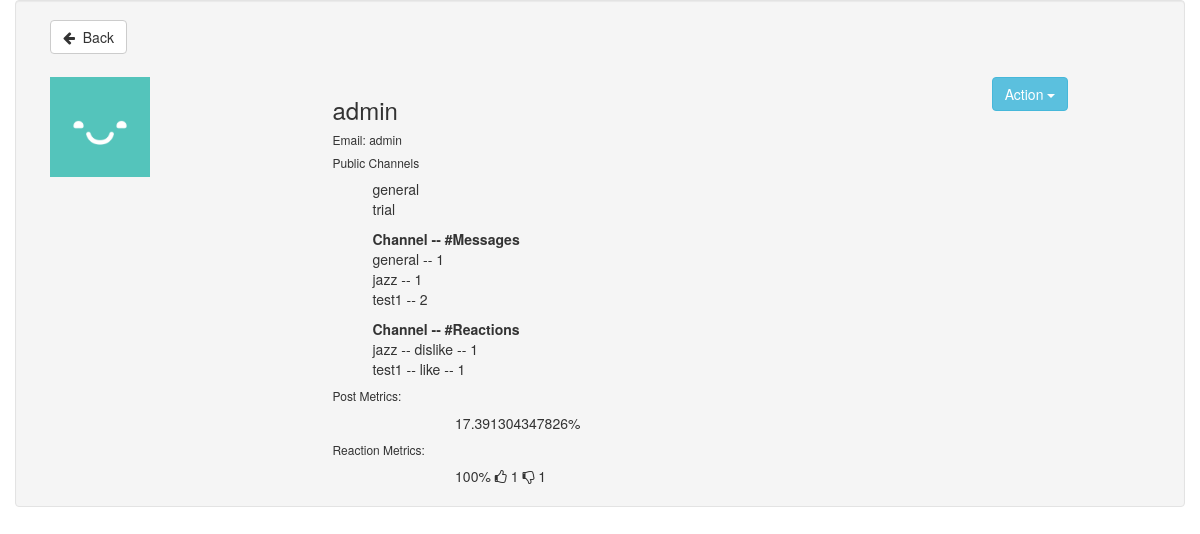
The page /views/profile.php?userid=admin (signed in) on the database its author committed.
### tables this page shows
CREATE TABLE `user_info` (
  `user_id` varchar(20) NOT NULL,
  `password` varchar(20) NOT NULL,
  `first_name` varchar(20) NOT NULL,
  `last_name` varchar(20) NOT NULL,
  `display_name` varchar(20) NOT NULL,
  `role` varchar(10) NOT NULL DEFAULT 'user',
  `what_i_do` varchar(128) DEFAULT NULL,
  `status` varchar(128) NOT NULL,
  `phone_number` varchar(20) NOT NULL,
  `email` varchar(300) NOT NULL,
  `time_zone` timestamp NOT NULL DEFAULT CURRENT_TIMESTAMP ON UPDATE CURRENT_TIMESTAMP,
  `skype` varchar(50) NOT NULL,
  `avatar` varchar(300) NOT NULL DEFAULT 'images/users/default-profile-pic.jpg'
);

### views/profile.php (the view, shortened to what the rows shown need)
<!DOCTYPE html>
<html lang="en">
<head>
</head>
</html>
<?php
require_once $_SESSION['basePath'].'controllers/home.php';
$homeControlVar = new HomeController();
$workspaceUrl = "musicf17.slack.com";
$user_profile = array();
$metrics = array();
$postRating = NULL;
$rxnRating = NULL;
$emoCount = array("likes"=>0,"dislikes"=>0);
if (isset($_GET['userid'])) {
    global $homeControlVar;
    global $workspaceUrl;
    global $user_profile;
    global $metrics;
    global $postRating;
    global $rxnRating;
    global $emoCount;
    $user_id = $_GET['userid'];
		$user_profile = $homeControlVar->getProfile($user_id, $workspaceUrl);
    $metrics = $homeControlVar->getUserMetrics($user_id, $workspaceUrl);
    $channelList = $homeControlVar->retChannelsOfUser($user_id, $workspaceUrl);
    $metricRxArray = array();
    if (isset($metrics['reaction']) && !empty($metrics['reaction']) && $metrics['reaction'] != NULL) {
      $metricRxArray = $metrics['reaction'];
    }
    $postRating = computePostRatings($metrics['post'], $metrics['relPost']);
    $rxnRating = computeRxnRatings($metricRxArray, $channelList);
    $emoCount = computeEmoRating($metricRxArray);
}
function computeEmoRating($rxnInfo) {
  $tlikes = 0;
  $tdislikes = 0;
  $total = array("likes"=>0,"dislikes"=>0);
  foreach ($rxnInfo as $valuePrime) {
    $tempKey = NULL;
    foreach ($valuePrime as $key=>$value) {
      if ($key != "channel_name") {
      if ($value == "like") {
        $tempKey = "like";
      } else if ($value == "dislike") {
        $tempKey = "dislike";
      }
      if ($tempKey == "dislike" && $key == "emo_count") {
        $tdislikes = $tdislikes + $value;
        $tempKey = NULL;
      } else if ($tempKey == "like" && $key == "emo_count") {
        $tlikes = $tlikes + $value;
        $tempKey = NULL;
      }
  }
  }
  }
  $total["likes"] = $tlikes;
  $total["dislikes"] = $tdislikes;
  return $total;
}
function computeRxnRatings($rxnInfo, $channelList) {
  global $homeControlVar;
  global $workspaceUrl;
  $rxnRelCount = 0;
  $rxnCount = 0;
  $rating = 0;
  foreach ($rxnInfo as $value) {
    $rxnCount = $rxnCount + $value['emo_count'];
  }
  foreach ($channelList as $channel) {
    $userRxnCountList = array();
    $userList = $homeControlVar->retUsersFromChannel($channel, $workspaceUrl);
    foreach ($userList as $user) {
       $temp = $homeControlVar->getChMetricsForUser($user, $channel, $workspaceUrl);
       array_push($userRxnCountList, $temp);
    }
      $rxnRelCount = $rxnRelCount + max($userRxnCountList);
    }
   if ($rxnCount != 0 && $rxnRelCount != 0) {
     $rating = ($rxnCount/$rxnRelCount)*100;
   }
  return $rating;
}
function computePostRatings($postInfo, $relPostInfo) {
  $postCount = 0;
  $postRelCount = 0;
  $rating = 0;
    foreach($postInfo as $value) {
      $postCount = $postCount + $value["msg_count"];
    }
    foreach($relPostInfo as $value) {
      $postRelCount = $postRelCount + $value["max_count"];
    }
    if ($postCount != 0 && $postRelCount != 0) {
      $rating = ($postCount/$postRelCount)*100;
    }
  return $rating;
}
?>
<!DOCTYPE html>
<html>
<head>
  <link rel="stylesheet" href="https://maxcdn.bootstrapcdn.com/bootstrap/3.3.7/css/bootstrap.min.css">
  <link rel="stylesheet" type="text/css" href="css/starRating.css">
  <link rel="stylesheet" href="https://cdnjs.cloudflare.com/ajax/libs/font-awesome/4.7.0/css/font-awesome.min.css">
</head>
  <body>
    <div class="container well">
	    <div class="row-fluid">
        <div class="col-xs-3" >
		      <img src="<?php echo $user_profile["profile"][0]["avatar"] ?>" style="height:100px;">
        </div>
        <div class="col-xs-7">
          <h3><?php echo $user_profile["profile"][0]["first_name"]."   ".$user_profile["profile"][0]["last_name"]; ?></h3>
          <h6>Email: <?php echo $user_profile["profile"][0]["user_id"]; ?></h6>
          <h6>Public Channels </h6>
          <ul style="list-style: none;">
            <?php
              foreach ($user_profile["membership"] as $value) {
                if($value["type"]== 'Public'){
                 echo "<li>". $value["channel_name"] ."</li>";
                }
              }
            ?>
          </ul>
          <ul style="list-style: none;">
            <?php
              $postMetrics = $metrics["post"];
              echo "<li><strong>"."Channel -- #Messages"."</strong></li>";
              foreach ($postMetrics as $value) {
                echo "<li>".$value["channel_name"]." -- ".$value["msg_count"]."</li>";
              }
            ?>
          </ul>
          <ul style="list-style: none;">
            <?php
                $rxnMetrics = $metrics["reaction"];
                echo "<li><strong>"."Channel -- #Reactions"."</strong></li>";
                foreach ($rxnMetrics as $value) {
                  echo "<li>".$value["channel_name"]." -- ". $value["emo_name"]. " -- ". $value["emo_count"]. "</li>";
                }
            ?>
          </ul>
            <?php
              echo "<h6>Post Metrics: </h6>";
              echo "<div class='star-ratings-sprite'>
                      <span style='width:".$postRating."%' class='star-ratings-sprite-rating'></span>
                    </div>
                    <span style='margin-left:2%;'>".$postRating."%</span>";
              echo "<h6>Reaction Metrics:</h6>";
              echo "<div class='star-ratings-sprite'>
                      <span style='width:".$rxnRating."%' class='star-ratings-sprite-rating'></span>
                    </div>
                    <span style='margin-left:2%;'>".$rxnRating."%</span>
                    <i class='fa fa-thumbs-o-up' aria-hidden='true'></i>
                    <span>".$emoCount["likes"]."</span>
                    <i class='fa fa-thumbs-o-down' aria-hidden='true'></i>
                    <span>".$emoCount["dislikes"]."</span>";
            ?>
        </div>
      </div>
    </div>
  </body>
</html>

### rows shown on the page
user_info: avatar (placeholder picture), first_name "admin", user_id "admin"

### other values the page prints
$value["channel_name"] "general"
$value["channel_name"] "trial"
$value["msg_count"] "1"
$value["channel_name"] "jazz"
$value["channel_name"] "test1"
$value["msg_count"] "2"
$value["emo_name"] "dislike"
$value["emo_count"] "1"
$value["emo_name"] "like"
$postRating "17.391304347826"
$rxnRating "100"
$emoCount["likes"] "1"
$emoCount["dislikes"] "1"
